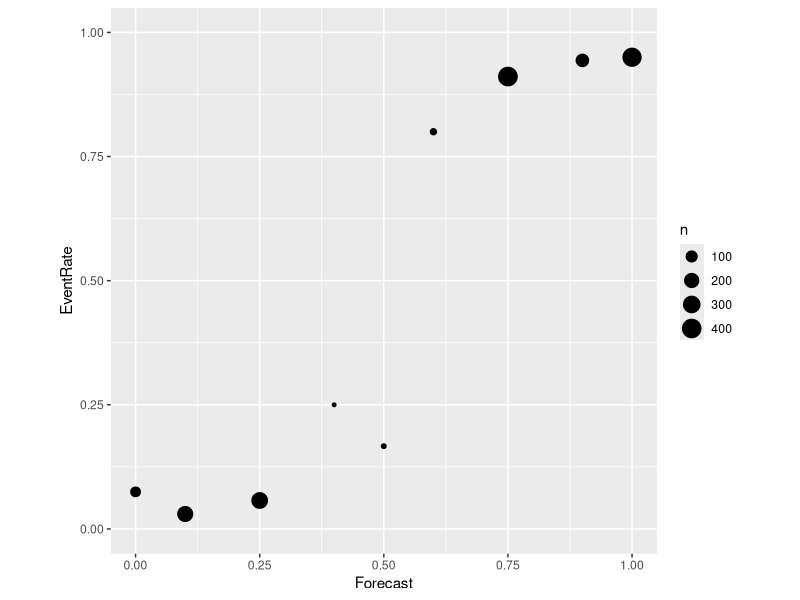
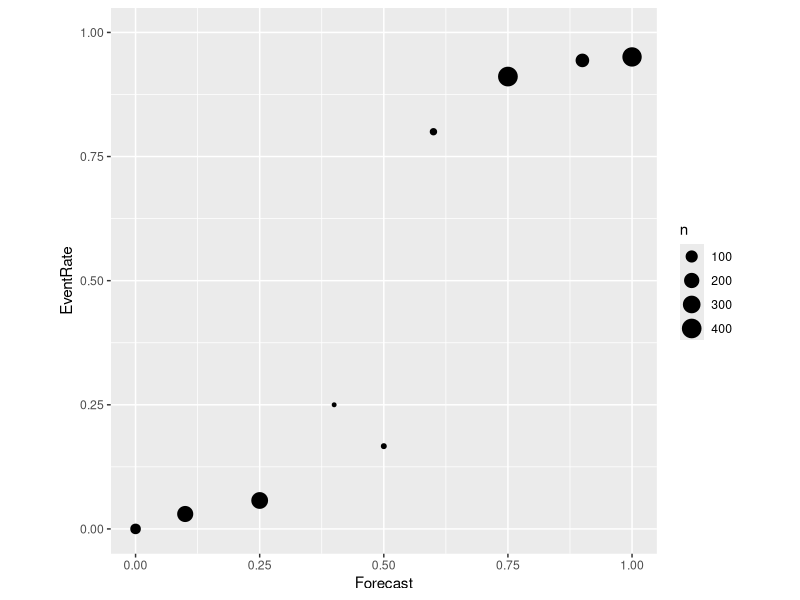

Generate these figures, in order, with R:
## ---- chunk 1
rm(list = ls())
library(tidyverse)
## ---- chunk 2
data <- read_csv("mandel_accuracy_2014.csv")
## ---- chunk 3
prob_score <- mean((data$Forecast - data$Outcome)^2)
print(paste("The probability score is:", round(prob_score, 3)))
## ---- chunk 4
grouped_data <- data %>% 
  group_by(Forecast) %>%
  summarize(EventRate = mean(Outcome), n = n())
## ---- chunk 5
print(grouped_data)
## ---- chunk 6
grouped_data <- grouped_data %>%
  mutate(calibration_term = (Forecast - EventRate)^2) %>%
  mutate(weighted_calibration_term = n * calibration_term)

calibration <- sum(grouped_data$weighted_calibration_term)/sum(grouped_data$n)
print(paste("The calibration is:", round(calibration, 3)))
## ---- chunk 7
ggplot(grouped_data, aes(x = Forecast, y = EventRate, size = n)) +
  geom_point() +
  xlim(0, 1) +
  ylim(0, 1) +
  coord_fixed()
## ---- chunk 8
base_rate_overall <- mean(data$Outcome)
grouped_data <- grouped_data %>%
  mutate(discrimination_term = (EventRate - base_rate_overall)^2) %>%
  mutate(weighted_discrimination_term = n * discrimination_term)

discrimination <- sum(grouped_data$weighted_discrimination_term)/sum(grouped_data$n)
print(paste("The discrimination is:", round(discrimination, 3)))
## ---- chunk 9
variability <- base_rate_overall * (1 - base_rate_overall)
print(paste("The variability is:", round(variability, 3)))
## ---- chunk 10
modified_data <- data %>%
  mutate(Forecast = ifelse(Forecast == 0 & Outcome == 1, 1, Forecast))
## ---- chunk 11
modified_grouped_data <- modified_data %>% 
  group_by(Forecast) %>%
  summarize(EventRate = mean(Outcome), n = n())
## ---- chunk 12
ggplot(modified_grouped_data, aes(x = Forecast, y = EventRate, size = n)) +
  geom_point() +
  xlim(0, 1) +
  ylim(0, 1) +
  coord_fixed()
## ---- chunk 13
modified_grouped_data <- modified_grouped_data %>%
  mutate(calibration_term = (Forecast - EventRate)^2) %>%
  mutate(weighted_calibration_term = n * calibration_term)

modified_calibration <- sum(modified_grouped_data$weighted_calibration_term)/sum(modified_grouped_data$n)
print(paste("The modified calibration is:", round(modified_calibration, 3)))
## ---- chunk 14
modified_grouped_data <- modified_grouped_data %>%
  mutate(discrimination_term = (EventRate - base_rate_overall)^2) %>%
  mutate(weighted_discrimination_term = n * discrimination_term)

discrimination <- sum(modified_grouped_data$weighted_discrimination_term)/sum(modified_grouped_data$n)
print(paste("The discrimination is:", round(discrimination, 3)))
## ---- chunk 15
prob_score <- mean((modified_data$Forecast - modified_data$Outcome)^2)
print(paste("The probability score is:", round(prob_score, 3)))
